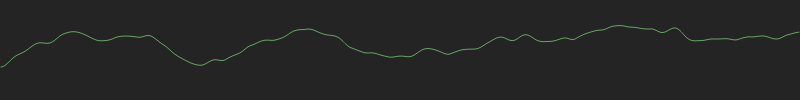
Frame 1 (no input)
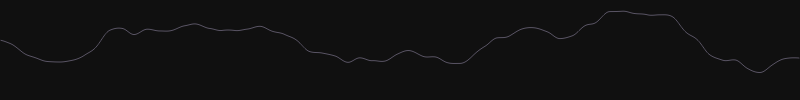
Frame 60 (no input)
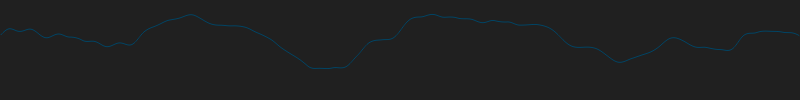
Frame 120 (the mouse pressed at the canvas centre since frame 60)

The p5.js sketch that drew these frames (run headless with seeded random() and noise() and a simulated clock; from frame 60 on, the mouse is pressed at the canvas centre):

// p5.js sketch
// ── sketch.js
let xoff = 0.002;
function setup() {
  createCanvas(800, 100);
}

function draw() {
  background(random(0, 51));
  stroke(255);
  noFill();
  beginShape();
  for (let x = 1; x < width; x++) {
    stroke(random(0, 105), random(0, 255), 100);
    let y = noise(xoff) * height;
    vertex(x, y);

    xoff += 0.01;
  }
  endShape();
}
